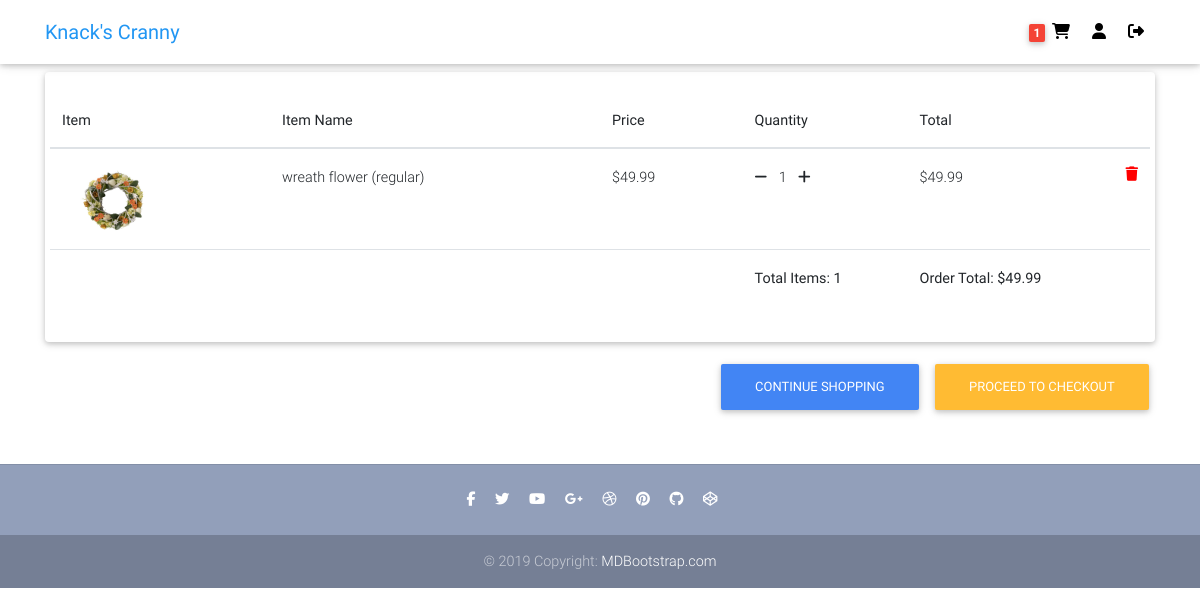
/cart/ (signed in), run on an earlier commit of the app's database.
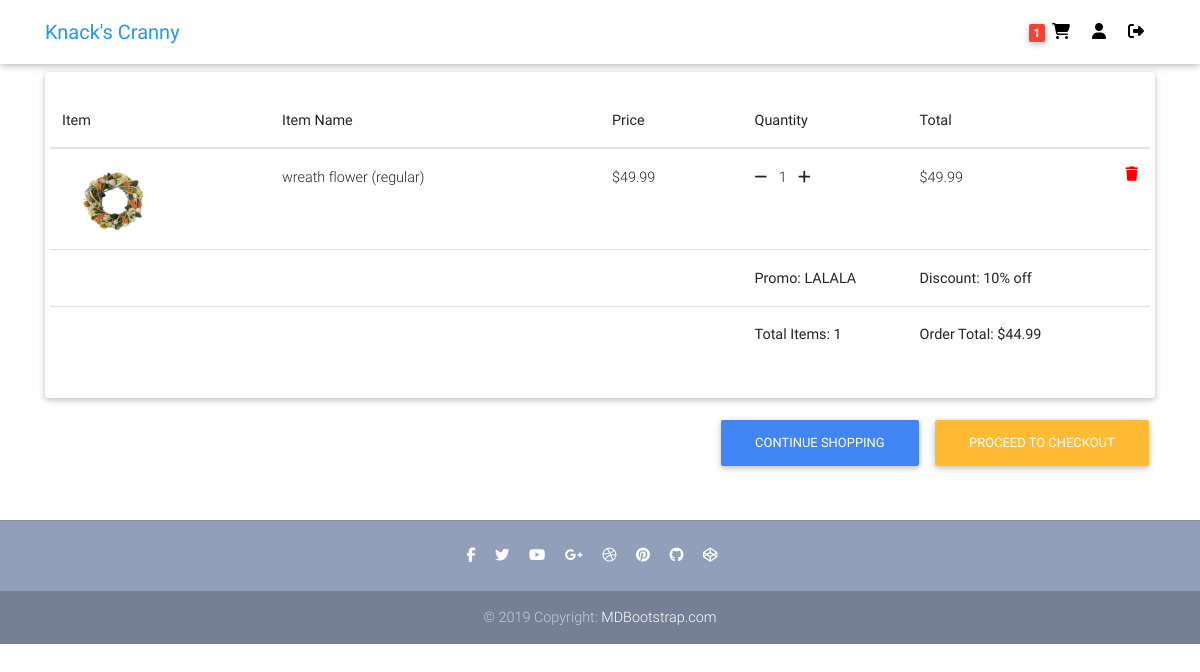
And on a later commit of the database.
### ecommerce/models.py (models this page shows, shortened)
class Order(models.Model):
    customer = models.ForeignKey(Customer, on_delete=models.SET_NULL, blank=True, null=True)
    reference_code = models.CharField(max_length=20, blank=True, null=True)
    shipping_address = models.ForeignKey(Address, related_name='shipping_address',
        on_delete=models.SET_NULL, blank=True, null=True)
    billing_address = models.ForeignKey(Address, related_name='billing_address',
        on_delete=models.SET_NULL, blank=True, null=True)
    payment = models.ForeignKey(Payment, on_delete=models.SET_NULL, blank=True, null=True)
    coupon = models.ForeignKey(Coupon, on_delete=models.SET_NULL, blank=True, null=True)
    date_added = models.DateTimeField(default=timezone.now)
    is_ordered = models.BooleanField(default=False)
    ordered_date = models.DateTimeField(blank=True, null=True)
    date_updated = models.DateTimeField(default=timezone.now)
    @property
    def get_cart_total(self):
        order_items = self.orderitem_set.all()
        total = sum([item.get_total for item in order_items])
        if self.coupon:
            if self.coupon.fixed_amount:
                total -= self.coupon.fixed_amount
            elif self.coupon.percent_value:
                total = round(total - (total * (self.coupon.percent_value / 100)),2)
        return total
    @property
    def get_cart_items(self):
        order_items = self.orderitem_set.all()
        total = sum([item.quantity for item in order_items])
        return total
    @property
    def get_discount(self):
        if self.coupon.fixed_amount:
            return '-$'+str(self.coupon.fixed_amount)
        elif self.coupon.percent_value:
            return str(round(self.coupon.percent_value,0))+'% off'

class OrderItem(models.Model):
    item = models.ForeignKey(Variation, on_delete=models.SET_NULL, blank=True, null=True)
    order = models.ForeignKey(Order, on_delete=models.SET_NULL, blank=True, null=True)
    ordered_item_price = models.DecimalField(max_digits=6, decimal_places=2, null=True, blank=True)
    quantity = models.IntegerField(default=0, blank=True, null=True)
    date_added = models.DateTimeField(default=timezone.now)
    @property
    def get_total(self):
        total = self.item.price * self.quantity
        return total

### items/models.py (models this page shows, shortened)
class Variation(models.Model):
    item = models.ForeignKey(Item, on_delete=models.CASCADE)
    name = models.CharField(max_length=100, default='regular')
    alias = models.CharField(max_length=150, blank=True, unique=True)
    price = models.DecimalField(max_digits=6, decimal_places=2, null=True, blank=True)
    price_discount = models.DecimalField(max_digits=6, decimal_places=2, null=True, blank=True)
    description = models.TextField(null=True, blank=True)
    inventory = models.PositiveIntegerField(default=0, blank=True)
    item_label = models.CharField(max_length=2, choices=ITEM_LABELS)
    active = models.BooleanField(default=True)
    date_added = models.DateTimeField(default=timezone.now)
    date_updated = models.DateTimeField(default=timezone.now)

### payment/models.py (models this page shows, shortened)
class Coupon(models.Model):
    code = models.CharField(max_length=20)
    fixed_amount = models.DecimalField(max_digits=4, decimal_places=2, blank=True, null=True)
    percent_value = models.DecimalField(max_digits=4, decimal_places=2, blank=True, null=True)
    quantity = models.IntegerField(blank=True, null=True)
    date_added = models.DateTimeField(default=timezone.now)
    date_updated = models.DateTimeField(default=timezone.now)
    date_expiration = models.DateTimeField(blank=True, null=True)

### ecommerce/views.py (the view)
# urls.py: path('cart/', views.cart, name='cart'),
def cart(request):
    customer = query_customer(request)
    order, created = Order.objects.get_or_create(customer=customer, is_ordered=False)
    items = order.orderitem_set.all()
    context = {
        'items': items,
        'order': order,
    }
    return render(request, 'ecommerce/cart.html', context)

### ecommerce/templatetags/cart_items_count.py (called while the page is built)
@register.filter
def cart_items_count(request):
    customer = query_customer(request)
    order = Order.objects.filter(customer=customer, is_ordered=False)
    if order.exists():
        return order.first().get_cart_items
    return None

### ecommerce/views.py (called while the page is built)
def query_customer(request):
    if request.user.is_authenticated:
        return Customer.objects.filter(user=request.user).first()
    else:
        return get_session(request)

### ecommerce/templates/ecommerce/cart.html (shortened to what this page needs)
{% extends "ecommerce/base.html" %}
{% block content %}
<main class="mt-5 pt-4">
  <div class="container">
    <div class="row">
      <div class="col-md-12 mb-4">
        <div class="card">
          <div class="card-body">
            <div class="row">
              <div class="table-responsive text-nowrap">
                <table class="table">
                  <thead>
                    <tr>
                      <th scope="col">Item</th>
                      <th scope="col">Item Name</th>
                      <th scope="col">Price</th>
                      <th scope="col" class="th-cart">Quantity</th>
                      <th scope="col" class="th-cart">Total</th>
                      <th scope="col"></th>
                    </tr>
                  </thead>
                  <tbody>
                    {% for item in items %}
                    <tr>
                      <th scope="row" class="th-summary-img"><img style="width:100px" src="{{ item.item.variationimage_set.first.image.url }}"></th>
                      <td class="td-cart">{{ item.item.item.name }} ({{ item.item.name }})</td>
                      <td>${{ item.item.price }}</td>
                      <td>
                        {% if item.quantity > 1%}
                        <form name="minusCart-{{item.item.id}}" action="{% url 'ecommerce:minus-from-cart' item.item.id %}" method="POST" class="d-inline">
                          {% csrf_token %}
                          <a onClick="document.forms['minusCart-{{item.item.id}}'].submit();" href="#"><i class="fas fa-minus mr-2"></i></a>
                        </form>
                        {% else %}
                        <a data-toggle="modal" href="#delete-cart-item{{ item.item.id }}"><i class="fas fa-minus mr-2"></i></a>
                        {% endif %}
                        {{ item.quantity }}
                        <form name="addCart-{{item.item.id}}" action="{% url 'ecommerce:add-to-cart' item.item.id 2 %}" method="POST" class="d-inline">
                          <a onClick="document.forms['addCart-{{item.item.id}}'].submit();" href="#"><i class="fas fa-plus ml-2"></i></a>
                        </form>
                      </td>
                      <td>${{ item.get_total }}</td>
                      <td>
                        <a data-toggle="modal" href="#delete-cart-item{{ item.item.id }}" style='color: red;'>
                          <i class="fas fa-trash float-right"></i>
                        </a>
                      </td>
                    </tr>
                    {% empty %}
                    <tr>
                      <td class="text-warning">Cart is empty.</td>
                    </tr>
                    {% endfor %}
                    {% if items %}
                      {% if order.coupon %}
                      <tr>
                        <td colspan="3"></td>
                        <td><strong>Promo: {{ order.coupon.code }}</strong></td>
                        <td><strong>Discount: {{ order.get_discount }}</strong></td>
                        <td></td>
                      </tr>
                      {% endif %}
                    <tr>
                      <td colspan="3"></td>
                      <td><strong>Total Items: {{ order.get_cart_items }}</strong></td>
                      <td><strong>Order Total: ${{ order.get_cart_total }}</strong></td>
                      <td></td>
                    </tr>
                    {% endif %}
                  </tbody>
                </table>
              </div>
            </div>
          </div>
        </div>
        <div class="float-right mt-3">
          <a class="btn btn-primary" href="{% url 'ecommerce:home' %}">Continue shopping</a>
          {% if items %}
          <a class="btn btn-warning" href="{% url 'ecommerce:checkout' %}">Proceed to checkout</a>
          {% endif %}
        </div>
      </div>
    </div>
  </div>
</main>
{% endblock content %}

What changed in the data, as far as the page shows it:
changed Order: coupon_id empty → 4 (drawn); coupon.code (not shown) → "LALALA"; get_discount (not shown) → "10% off"; get_cart_total "49.99" → "44.99"
Also different on the page:
text now shown: "Promo: Discount:"
